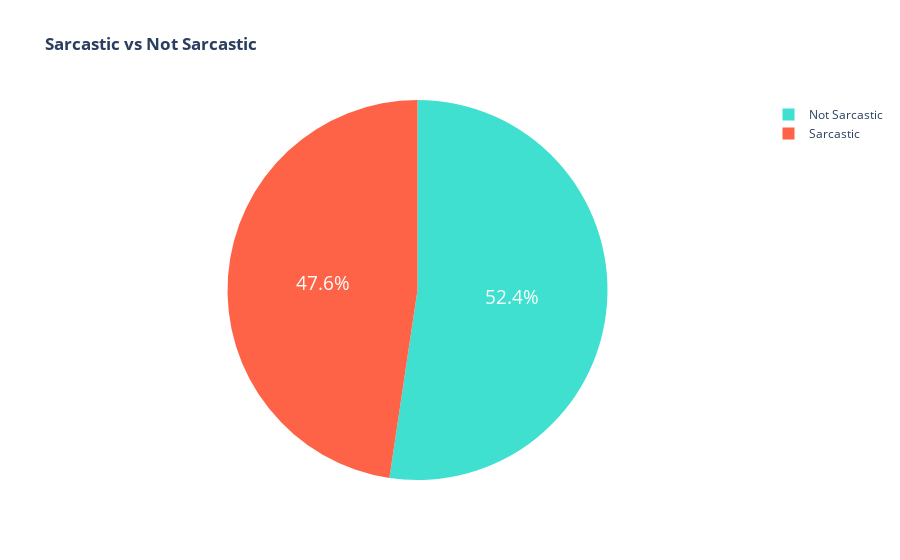

The cell this chart's notebook holds for it:
### Code cell
import plotly as py
from plotly import graph_objs as go
from plotly.offline import iplot, init_notebook_mode
init_notebook_mode(connected=True)

# Make pie chart to compare the numbers of sarcastic and not-sarcastic headlines
labels = ['Sarcastic', 'Not Sarcastic']
count_sarcastic = len(df[df['is_sarcastic']==1])
count_notsar = len(df[df['is_sarcastic']==0])
values = [count_sarcastic, count_notsar]

trace = go.Pie(labels=labels,
               values=values,
               textfont=dict(size=19, color='#FFFFFF'),
               marker=dict(
                   colors=['#FF6347', '#40E0D0'] 
               )
              )

layout = go.Layout(title = '<b>Sarcastic vs Not Sarcastic</b>')
data = [trace]
fig = go.Figure(data=data, layout=layout)
iplot(fig)


print(count_sarcastic)
print(count_notsar)
count_all = count_sarcastic + count_notsar
print(count_all)

### Figure 1 — Plotly figure (JSON) as saved in the notebook; plotly's stock layout.template omitted (floating-point values rounded to 4 significant figures)
{"data": [{"labels": ["Sarcastic", "Not Sarcastic"], "marker": {"colors": ["#FF6347", "#40E0D0"]}, "textfont": {"color": "#FFFFFF", "size": 19}, "type": "pie", "values": [13633, 14985]}], "layout": {"title": {"text": "<b>Sarcastic vs Not Sarcastic</b>"}}}
